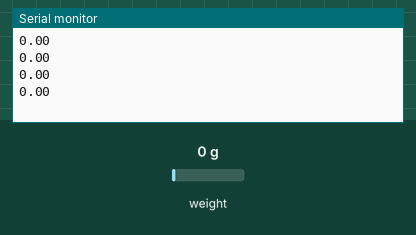
Simulated run of this sketch. Board: Arduino Uno, built with avr-gcc and run on an emulated ATmega328P. Shown: the last lines printed to the serial monitor. The test bench sets the inputs (shaded band); at power-on: weight on the scale 0 g.

Above: at 2.2 s.
2.3 s: weight on the scale set to 100 g
At 2.51 s:
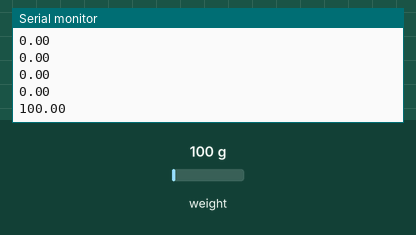
3.8 s: weight on the scale set to 1250 g
At 4.01 s:
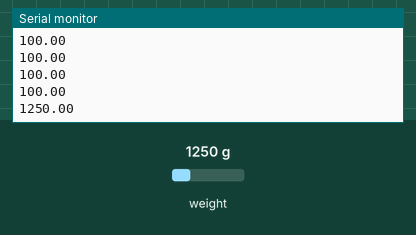
Timing chart, 0 to 6.8 s (numbered marks = the images above; inputs shaded):
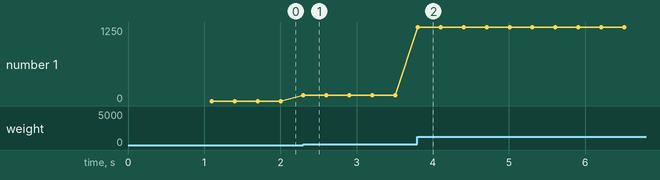

Measured:
- after the input at 2.3 s, the serial monitor: prints a new line at once (image 1)
- after the input at 3.8 s, the serial monitor: prints a new line at once (image 2)
- plotted number 1: 0 → 100 after the input at 2.3 s, 100 → 1250 after the input at 3.8 s

The sketch:

calibration_graph.ino
```cpp
#include "HX711.h"

#define calibration_factor 200
// Pins to the load cell amp
#define CLK 2     // clock pin to the load cell amp
#define DOUT 3    // data pin to the lca
HX711 scale(DOUT, CLK);

void setup() {
  // initialize the serial communication:
  Serial.begin(9600);

  scale.set_scale(calibration_factor); //This value is obtained by using the SparkFun_HX711_Calibration sketch
  scale.tare();
}

void loop() {
  // send the value of analog input 0:
  Serial.println(scale.get_units());
  // wait a bit for the analog-to-digital converter
  // to stabilize after the last reading:
  delay(200);
}
```
